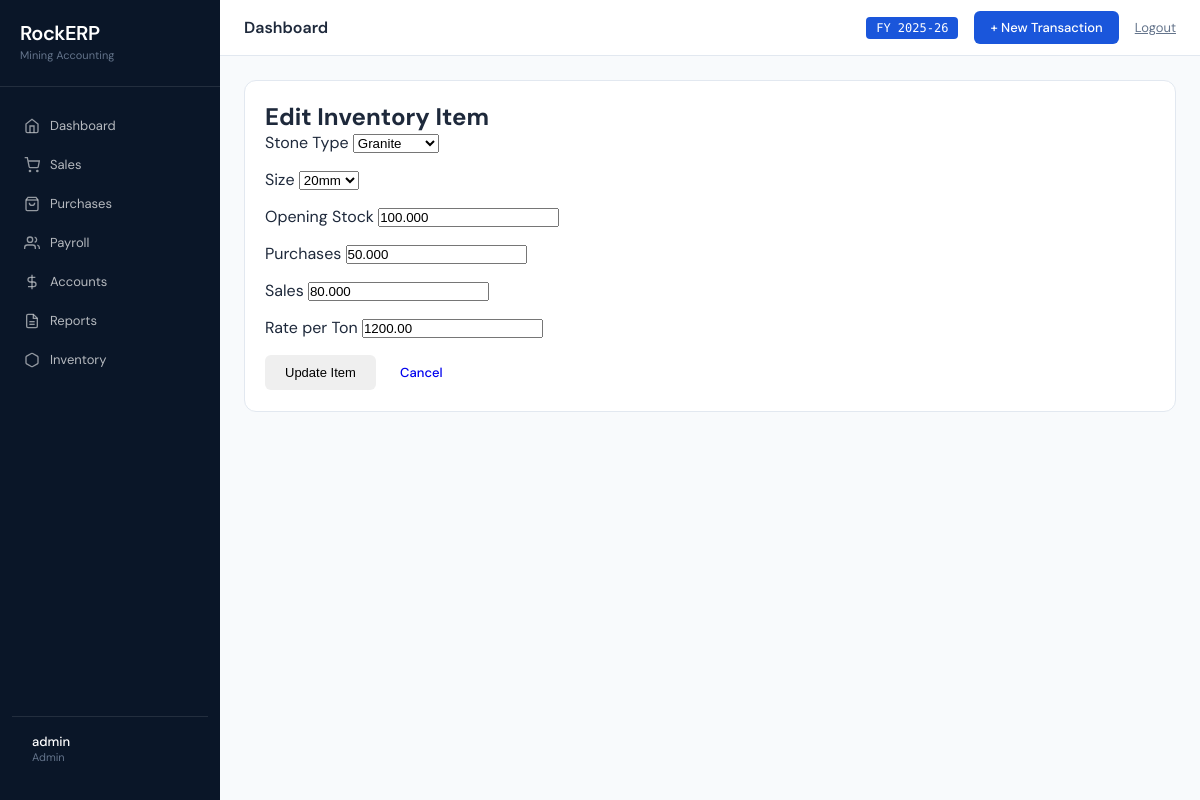
The page /inventory/edit/1 (signed in) on the database its author committed.
### models.py (models this page shows)
class Inventory(db.Model):
    id = db.Column(db.Integer, primary_key=True)
    stone_type = db.Column(db.String(50), nullable=False)
    size = db.Column(db.String(20), nullable=False)
    opening_stock = db.Column(db.Numeric(precision=15, scale=3), default=0)
    purchases = db.Column(db.Numeric(precision=15, scale=3), default=0)
    sales = db.Column(db.Numeric(precision=15, scale=3), default=0)
    closing_stock = db.Column(db.Numeric(precision=15, scale=3), default=0)
    rate_per_ton = db.Column(db.Numeric(precision=15, scale=2), default=0)
    total_cost = db.Column(db.Numeric(precision=15, scale=2), default=0)
    updated_at = db.Column(db.DateTime, default=utc_now)

### routes/inventory.py (the view, shortened to what this page needs)
@bp.route('/inventory/edit/<int:id>', methods=['GET', 'POST'])
@login_required
def edit_item(id):
    item = Inventory.query.get_or_404(id)
    return render_template('edit_inventory.html', item=item)

### routes/auth_utils.py (called while the page is built)
def login_required(f):
    @wraps(f)
    def decorated_function(*args, **kwargs):
        if 'user_id' not in session:
            flash('Please log in to access this page', 'error')
            return redirect(url_for('auth.login'))
        user = db.session.get(User, session.get('user_id'))
        if user is None:
            session.clear()
            flash('Session expired. Please log in again.', 'error')
            return redirect(url_for('auth.login'))
        return f(*args, **kwargs)
    return decorated_function

### templates/edit_inventory.html (shortened to what this page needs)
{% extends "base.html" %}
{% block content %}
<div class="card">
    <h2>Edit Inventory Item</h2>
    <form method="POST">
        <div class="form-group">
            <label>Stone Type</label>
            <select name="stone_type" required>
                <option value="Granite" {% if item.stone_type == 'Granite' %}selected{% endif %}>Granite</option>
            </select>
        </div>
        <div class="form-group">
            <label>Size</label>
            <select name="size" required>
                <option value="20mm" {% if item.size == '20mm' %}selected{% endif %}>20mm</option>
            </select>
        </div>
        <div class="form-group">
            <label>Opening Stock</label>
            <input type="number" name="opening_stock" step="0.01" value="{{ item.opening_stock }}">
        </div>
        <div class="form-group">
            <label>Purchases</label>
            <input type="number" name="purchases" step="0.01" value="{{ item.purchases }}">
        </div>
        <div class="form-group">
            <label>Sales</label>
            <input type="number" name="sales" step="0.01" value="{{ item.sales }}">
        </div>
        <div class="form-group">
            <label>Rate per Ton</label>
            <input type="number" name="rate_per_ton" step="0.01" value="{{ item.rate_per_ton }}">
        </div>
        <button type="submit" class="btn btn-success">Update Item</button>
        <a href="{{ url_for('inventory.index') }}" class="btn">Cancel</a>
    </form>
</div>
{% endblock %}

### templates/base.html (style rules this page uses)
:root { --blue: #1A56DB; --teal: #0CA678; --amber: #F59E0B; --red: #EF4444; --border: #E2E8F0; --surface: #F8FAFC; --sidebar-bg: #0A1628; --text-dark: #1E293B; --text-muted: #64748B; --white: #FFFFFF; }
* { margin: 0; padding: 0; box-sizing: border-box; }
body { font-family: 'DM Sans', sans-serif; background: var(--surface); color: var(--text-dark); display: flex; min-height: 100vh; }
.card { background: var(--white); border: 1px solid var(--border); border-radius: 12px; padding: 20px; margin-bottom: 20px; }
.form-group { margin-bottom: 16px; }
.btn { display: inline-block; padding: 10px 20px; border-radius: 6px; font-size: 13px; font-weight: 500; text-decoration: none; cursor: pointer; border: none; transition: all 0.2s; }

### rows shown on the page
Inventory: stone_type "Granite", size "20mm", opening_stock "100.000", purchases "50.000", sales "80.000", rate_per_ton "1200.00"

### other values the page prints
{{ session.username }} "admin"
{{ session.role }} "Admin"
